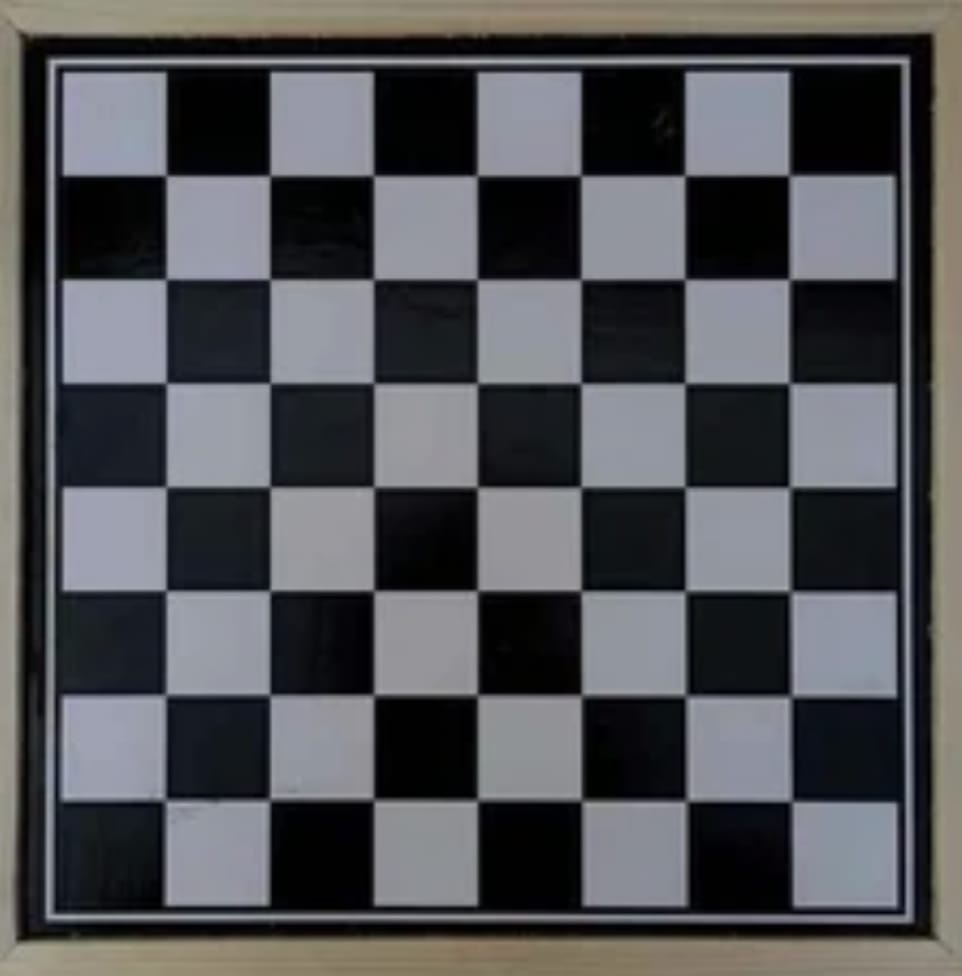
#> input picture calibration_images/cb1.jpeg, 962 x 976 px; its folder holds 3 pictures in this run
$ python main.py
#> lines starting #> are read from the running program, lines starting #| are printed output that depends on the picture; long printed decimals are rounded
# This code is written authentically and not copied from any external source.
# However, we did refer to several online resources for  understanding purposes.
# Please check out the commit history at https://github.com/deep-1704/camera-calibration-cv

import cv2
import numpy as np
import glob

CHESSBOARD_DIM = (7, 7)


def show_corners(img, c):
    img = cv2.drawChessboardCorners(img, CHESSBOARD_DIM, c, True)
    cv2.imshow("img", img)
    cv2.waitKey(0)


def generate_world_coordinates() -> np.ndarray:
    # Initialise array of shape
    coordinate_set = np.zeros((1, CHESSBOARD_DIM[0] * CHESSBOARD_DIM[1], 3), np.float32)

    # Populate corner coordinates
    for i in range(CHESSBOARD_DIM[0]):
        for j in range(CHESSBOARD_DIM[1]):
            coordinate_set[0][(CHESSBOARD_DIM[1] * i) + j][0] = j
            coordinate_set[0][(CHESSBOARD_DIM[1] * i) + j][1] = i

    return coordinate_set


if __name__ == '__main__':
    # 3D coordinates of the corners of chessboard-squares w.r.t. world coordinate system
    coordinates_world = generate_world_coordinates()

    # List of 3D coordinates and corresponding 2D coordinates for calibration function
    coordinates_3D = []
    coordinates_2D = []

    # Variables to store image width and height
    w = 0
    h = 0

    # Analyse the images to get the corresponding image coordinates
    images = glob.glob("./calibration_images/*.jpeg")

    for filename in images:
        image = cv2.imread(filename)
#> image is the input picture: shape (976, 962, 3); mean B, G, R 86.6, 83, 82.2

        # Convert into gray scale to work with intensities rather than BGR values
        grayscale_image = cv2.cvtColor(image, cv2.COLOR_BGR2GRAY)
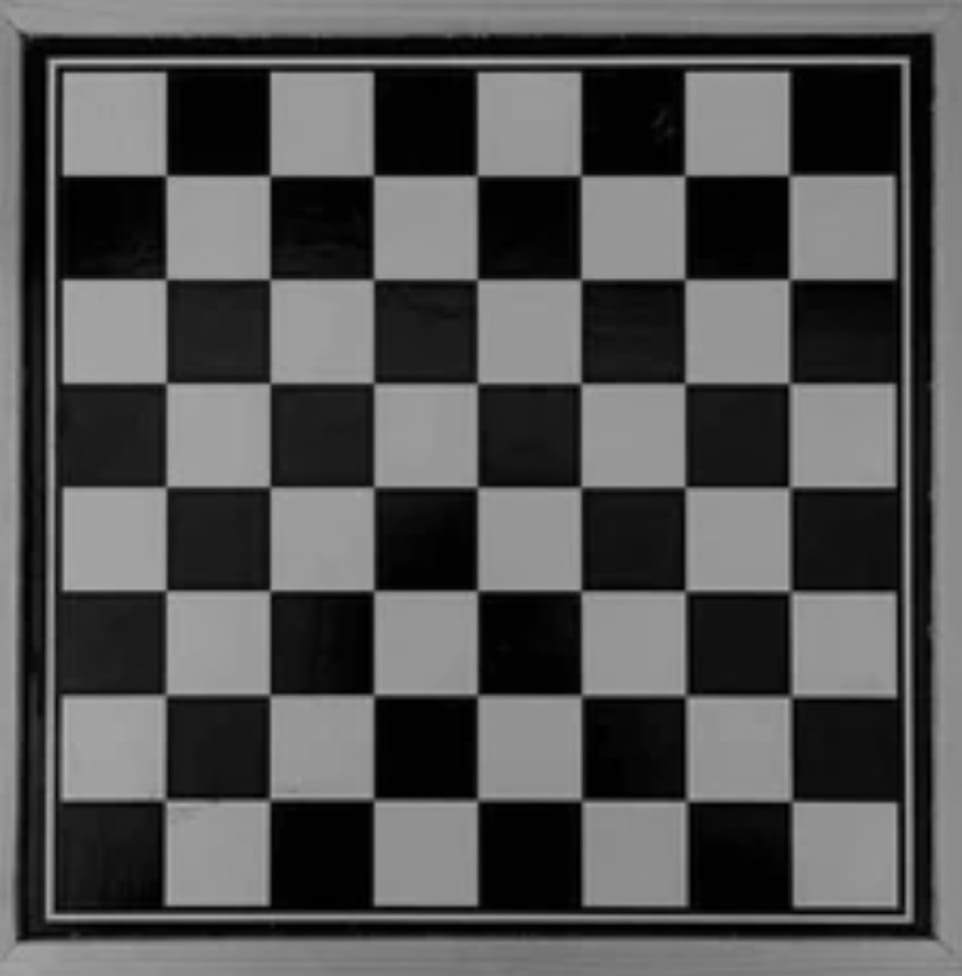
#> grayscale_image: shape (976, 962); min 0, max 180, mean 83.2

        # Image width and height. All images have same resolution
        w = grayscale_image.shape[1]
#> w = 962
        h = grayscale_image.shape[0]
#> h = 976

        # Find corners
        ret, corners = cv2.findChessboardCorners(grayscale_image, CHESSBOARD_DIM)
#> ret = True; corners = 49 rows, first 8: [166.5, 175.5], [269, 176], [373, 175.5], [476.5, 176], [580, 175], [685, 175.5], [791, 176], [165.5, 279.5]

        # If corners are found, further refine them
        if ret:
            # Stop refining after 30 iterations or if location improves by <0.001
            criteria = (cv2.TERM_CRITERIA_EPS + cv2.TERM_CRITERIA_MAX_ITER, 30, 0.001)

            corners_refined = cv2.cornerSubPix(grayscale_image, corners, (11, 11), (-1, -1), criteria)
#> corners_refined = 49 rows, first 8: [166.2, 175.6], [270, 175.7], [373.5, 175.5], [477, 175.7], [580.9, 175.6], [684.9, 175.5], [789, 175.5], [166.2, 279.3]

            coordinates_3D.append(coordinates_world)
            coordinates_2D.append(corners_refined)

            # Uncomment below line to also see the corners detected. Press any key to go on next image
            # show_corners(image, corners_refined)

    ret, matrix, _, r_vecs, t_vecs = cv2.calibrateCamera(coordinates_3D, coordinates_2D,
                                                                  (w, h),
                                                                  None, None)
#> ret = 1.28; matrix = [[1370.8, 0, 447.5], [0, 1371.5, 306.1], [0, 0, 1]]; r_vecs = ([-0.0187, -0.000546, 0.000281], [-0.784, 0.241, 0.685], [-0.76, 0.00762, 0.00691]); t_vecs = ([-2.71, -1.26, 13.12], [0.95, -2.95, 22.76], [-2.69, -2.87, 20.6])


    # Intrinsic Parameters
    print("\nIntrinsic Parameters:")
    print(f"Focal Length: fx = {matrix[0, 0]}, fy = {matrix[1, 1]}")
#| Focal Length: fx = 1370.813, fy = 1371.527
    print(f"Principal Point: cx = {matrix[0, 2]}, cy = {matrix[1, 2]}")
#| Principal Point: cx = 447.473, cy = 306.109
    print("Skew parameter: ", matrix[0, 1])
#| Skew parameter:  0.0

    # Extrinsic Parameters (for each calibration image)
    print("\nExtrinsic Parameters:")
    for i in range(len(r_vecs)):
        print(f"\nImage {i + 1}:")
        # OpenCV outputs the rotation matrix in a compact form called Rodrigues form.
        # To get a 3X3 matrix, it needs to be transformed using cv2.Rodrigues()
        print(f"Rotation matrix:\n{cv2.Rodrigues(r_vecs[i])[0]}\n")
        print(f"Translation Vector: {t_vecs[i].ravel()}")
#> this loop made 3 passes
#> (printed output is left out)
